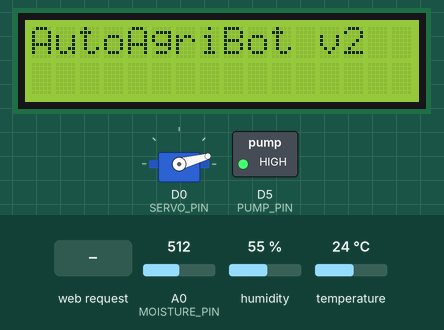
A sketch run on a simulated ESP8266 (NodeMCU). On the bench: servo, 16×2 character LCD, switched loads named in the sketch (green lamp = pin HIGH). Inputs (shaded band) come from the test bench; at power-on: A0 (MOISTURE_PIN) = 512, humidity 55 %, temperature 24 °C. WiFi joins after 1.5 s; servers stay silent unless stated; what the sketch prints to the serial monitor is not drawn.

Above: at 4.6 s.
9.8 s: HTTP request GET /sensordata received
At 10.4 s:
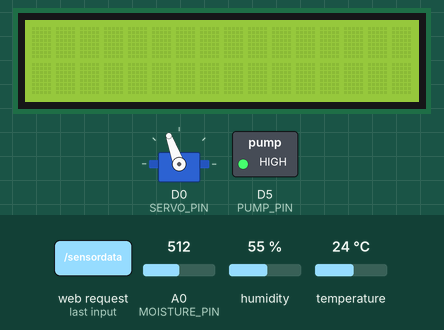
11.3 s: HTTP request GET /irrigate received
At 12.5 s:
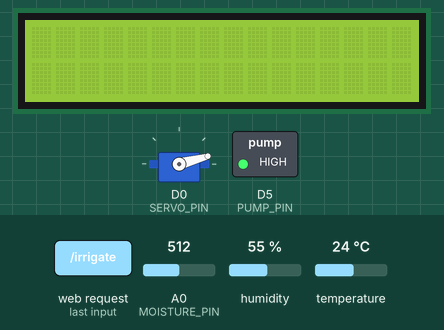
At 64.2 s:
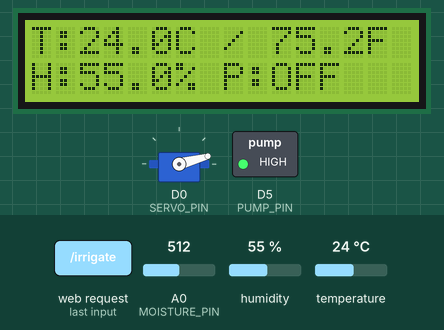
Timing chart, 0 to 64.5 s (numbered marks = the images above; inputs shaded):
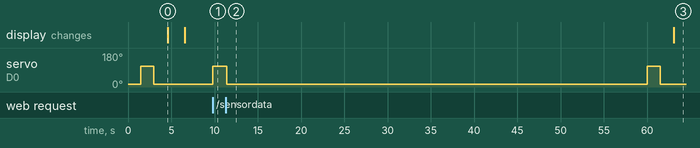

The sketch:

unit_2_sensor_server.ino
```cpp
#include <ESP8266WiFi.h>
#include <ThingSpeak.h>
#include <DHT.h>
#include <Wire.h>
#include <LiquidCrystal_I2C.h>
#include <Servo.h>

#define DHTPIN D7       // GPIO13 (D7) - DHT11
#define DHTTYPE DHT11
#define MOISTURE_PIN A0 // Analog pin for soil moisture
#define SERVO_PIN D0    // GPIO16 (D0) - Servo for moisture sensor
#define PUMP_PIN D5     // GPIO5 (D5) - Relay for water pump
#define MOISTURE_CHECK_INTERVAL 60000 // Check every 60s
#define IRRIGATION_DURATION 5000 // Irrigate for 5s
#define THINGSPEAK_INTERVAL 30000 // Send to ThingSpeak every 30s
#define MOISTURE_THRESHOLD 15.0 // Moisture threshold for irrigation (%)
#define TEMP_THRESHOLD 25.0     // Temperature threshold for irrigation (°C)
#define SERVO_DELAY 1500       // Servo settling delay (ms)

// WiFi and ThingSpeak settings
const char* ssid = "BOT-123";
const char* password = "12345123";
unsigned long myChannelNumber = 3123787;
const char* myWriteAPIKey = "5ZL8RKYCMPHTLSHQ";
WiFiServer server(80);
WiFiClient client;

DHT dht(DHTPIN, DHTTYPE);
LiquidCrystal_I2C lcd(0x27, 16, 2);
Servo moistureServo;
unsigned long lastSensorCheck = 0;
unsigned long lastThingSpeakUpdate = 0;
unsigned long pumpStartTime = 0;
bool pumpRunning = false;
bool servoAtReadingPosition = false; // Track servo position
float lastTemperatureC = 0;
float lastTemperatureF = 0;
float lastHumidity = 0;
float lastMoisture = -1;

void setup() {
  Serial.begin(115200);
  pinMode(MOISTURE_PIN, INPUT);
  pinMode(PUMP_PIN, OUTPUT);
  digitalWrite(PUMP_PIN, HIGH); // Relay OFF (active LOW)
  dht.begin();

  moistureServo.attach(SERVO_PIN, 500, 2400);
  Serial.println("Unit 2: Servo initialized");
  moistureServo.write(15); // Initial position
  servoAtReadingPosition = false;
  Serial.println("Unit 2: Servo set to 15 degrees (initial position)");
  delay(SERVO_DELAY);

  // Test servo movement
  Serial.println("Unit 2: Testing servo...");
  moistureServo.write(110);
  Serial.println("Unit 2: Servo test - moved to 110 degrees");
  delay(SERVO_DELAY);
  moistureServo.write(15);
  Serial.println("Unit 2: Servo test - returned to 15 degrees");
  delay(SERVO_DELAY);

  Wire.begin(); // Default I2C pins: SDA (GPIO4/D2), SCL (GPIO5/D1)
  lcd.init();
  lcd.backlight();
  lcd.clear();
  lcd.setCursor(0, 0);
  lcd.print("AutoAgriBot v2");
  delay(2000);
  lcd.clear();

  // Set static IP
  IPAddress local_IP(10, 138, 17, 246);
  IPAddress gateway(10, 138, 17, 1);
  IPAddress subnet(255, 255, 255, 0);
  WiFi.config(local_IP, gateway, subnet);

  WiFi.begin(ssid, password);
  while (WiFi.status() != WL_CONNECTED) {
    delay(1000);
    Serial.print(".");
  }
  Serial.println("\nUnit 2 WiFi connected: " + WiFi.localIP().toString());

  ThingSpeak.begin(client);
  server.begin();
  Serial.println("Unit 2: Server started on port 80");
  Serial.println("Ready to receive requests from Unit 1");
}

float readMoisture() {
  // Move servo to reading position if not already there
  if (!servoAtReadingPosition) {
    Serial.println("→ Moving servo to 110° for moisture reading");
    moistureServo.write(110);
    delay(SERVO_DELAY);
    servoAtReadingPosition = true;
  } else {
    Serial.println("→ Servo already at 110° (reading position)");
  }

  Serial.println("→ Reading moisture sensor...");
  int sensorValue = analogRead(MOISTURE_PIN);
  float moisturePercent = map(sensorValue, 1024, 830, 0, 24);
  if (moisturePercent > 24) moisturePercent = 24;
  if (moisturePercent < 0) moisturePercent = 0;
  moisturePercent = moisturePercent * (100.0 / 24); // Scale to 0-100%
  lastMoisture = moisturePercent;
  Serial.print("→ Moisture: "); Serial.print(moisturePercent); Serial.print("%");
  Serial.print(" (raw ADC: "); Serial.print(sensorValue); Serial.println(")");
  return moisturePercent;
}

void returnServoToInitial() {
  if (servoAtReadingPosition) {
    Serial.println("→ Returning servo to 15° (initial position)");
    moistureServo.write(15);
    delay(SERVO_DELAY);
    servoAtReadingPosition = false;
    Serial.println("→ Servo returned successfully");
  } else {
    Serial.println("→ Servo already at initial position");
  }
}

void updateLCD(float tempC, float tempF, float hum) {
  lcd.clear();
  lcd.setCursor(0, 0);
  lcd.print("T:");
  lcd.print(tempC, 1);
  lcd.print("C / ");
  lcd.print(tempF, 1);
  lcd.print("F");
  lcd.setCursor(0, 1);
  lcd.print("H:");
  lcd.print(hum, 1);
  lcd.print("% ");
  lcd.print(digitalRead(PUMP_PIN) == LOW ? "P:ON" : "P:OFF");
}

void uploadToThingSpeak(float temp, float hum, float moisture) {
  ThingSpeak.setField(1, temp);
  ThingSpeak.setField(2, hum);
  ThingSpeak.setField(3, moisture);

  int response = ThingSpeak.writeFields(myChannelNumber, myWriteAPIKey);
  if (response == 200) {
    Serial.println("✓ ThingSpeak upload successful");
  } else {
    Serial.println("✗ ThingSpeak upload failed (code: " + String(response) + ")");
  }
}

void activatePump() {
  Serial.println("═══ STARTING IRRIGATION ═══");
  digitalWrite(PUMP_PIN, LOW); // Relay ON (active LOW)
  updateLCD(lastTemperatureC, lastTemperatureF, lastHumidity);
  pumpStartTime = millis();
  pumpRunning = true;
}

void stopPump() {
  digitalWrite(PUMP_PIN, HIGH); // Relay OFF
  pumpRunning = false;
  Serial.println("═══ IRRIGATION STOPPED ═══");
  updateLCD(lastTemperatureC, lastTemperatureF, lastHumidity);
}

bool checkIrrigationCondition(float moisture, float temperatureC) {
  Serial.println("Checking irrigation conditions:");
  Serial.println("  • Moisture: " + String(moisture) + "% (need: < " + String(MOISTURE_THRESHOLD) + "%)");
  Serial.println("  • Temperature: " + String(temperatureC) + "°C (need: > " + String(TEMP_THRESHOLD) + "°C)");

  if (moisture < MOISTURE_THRESHOLD && temperatureC > TEMP_THRESHOLD) {
    Serial.println("  ✓ Both conditions met - activating pump");
    activatePump();
    return true;
  } else {
    Serial.println("  ✗ Conditions NOT met - no irrigation");
    if (moisture >= MOISTURE_THRESHOLD) {
      Serial.println("    Reason: Moisture sufficient");
    }
    if (temperatureC <= TEMP_THRESHOLD) {
      Serial.println("    Reason: Temperature too low");
    }
    return false;
  }
}

void loop() {
  // Handle client requests from Unit 1
  WiFiClient client = server.available();
  if (client) {
    Serial.println("\n╔═══════════════════════════════╗");
    Serial.println("║  Client Connected (Unit 1)   ║");
    Serial.println("╚═══════════════════════════════╝");

    unsigned long timeout = millis() + 5000;
    String request = "";

    // Read request
    while (client.connected() && millis() < timeout) {
      if (client.available()) {
        String line = client.readStringUntil('\r');
        if (line.indexOf("GET") != -1) {
          request = line;
          break;
        }
      }
      delay(10);
    }

    Serial.println("Request: " + request);

    // ============================================
    // ENDPOINT 1: /sensordata
    // Returns moisture and temperature
    // Moves servo to 110° and KEEPS it there
    // ============================================
    if (request.indexOf("/sensordata") != -1) {
      Serial.println("\n[Endpoint: /sensordata]");

      // Read moisture (moves servo to 110° if needed)
      float moisture = readMoisture();

      // Read temperature
      float temperatureC = dht.readTemperature();
      if (isnan(temperatureC)) {
        Serial.println("⚠ DHT sensor error, using cached value");
        temperatureC = lastTemperatureC;
      } else {
        Serial.println("→ Temperature: " + String(temperatureC) + "°C");
      }

      // Send response
      client.println("HTTP/1.1 200 OK");
      client.println("Content-Type: text/plain");
      client.println("Connection: close");
      client.println();
      client.println("MOISTURE:" + String(moisture));
      client.println("TEMP:" + String(temperatureC));

      Serial.println("✓ Sent sensor data to Unit 1");
      Serial.println("  MOISTURE: " + String(moisture) + "%");
      Serial.println("  TEMP: " + String(temperatureC) + "°C");
      Serial.println("⚠ Servo remains at 110° (waiting for /irrigate)");
    }

    // ============================================
    // ENDPOINT 2: /irrigate
    // Checks conditions and activates pump if needed
    // ALWAYS returns servo to 15° at the end
    // ============================================
    else if (request.indexOf("/irrigate") != -1) {
      Serial.println("\n[Endpoint: /irrigate]");

      // Get current temperature
      float temperatureC = dht.readTemperature();
      if (isnan(temperatureC)) {
        temperatureC = lastTemperatureC;
      }

      // Check if we have valid moisture data
      if (lastMoisture < 0) {
        Serial.println("⚠ No moisture data available, reading now...");
        lastMoisture = readMoisture();
      }

      // Check irrigation conditions
      bool irrigationActivated = checkIrrigationCondition(lastMoisture, temperatureC);

      if (irrigationActivated) {
        // Wait for pump to complete
        Serial.println("⏳ Waiting for pump cycle (" + String(IRRIGATION_DURATION) + "ms)...");
        unsigned long pumpWaitStart = millis();
        while (pumpRunning && (millis() - pumpStartTime) < IRRIGATION_DURATION) {
          delay(100);
          // Print progress every second
          if ((millis() - pumpWaitStart) % 1000 == 0) {
            unsigned long elapsed = millis() - pumpStartTime;
            Serial.println("  Pump running: " + String(elapsed) + "ms / " + String(IRRIGATION_DURATION) + "ms");
          }
        }
        stopPump();
      }

      // ALWAYS return servo to initial position
      returnServoToInitial();

      // Send response
      client.println("HTTP/1.1 200 OK");
      client.println("Content-Type: text/plain");
      client.println("Connection: close");
      client.println();
      client.println("Irrigation completed");

      Serial.println("✓ Sent completion response to Unit 1");
      if (irrigationActivated) {
        Serial.println("  Irrigation cycle: COMPLETED");
      } else {
        Serial.println("  Irrigation cycle: SKIPPED (conditions not met)");
      }
    }

    // Unknown endpoint
    else {
      Serial.println("✗ Unknown endpoint");
      client.println("HTTP/1.1 404 Not Found");
      client.println();
    }

    client.stop();
    Serial.println("╚═══════════════════════════════╝");
    Serial.println("Client Disconnected\n");
  }

  // ============================================
  // Handle pump timeout (safety mechanism)
  // ============================================
  if (pumpRunning && (millis() - pumpStartTime) >= IRRIGATION_DURATION) {
    Serial.println("⚠ Pump timeout reached (safety stop)");
    stopPump();
  }

  // ============================================
  // Periodic sensor reading (independent)
  // Only runs when servo is NOT being used by Unit 1
  // ============================================
  unsigned long currentMillis = millis();
  if (currentMillis - lastSensorCheck >= MOISTURE_CHECK_INTERVAL) {
    Serial.println("\n╔════════════════════════════════╗");
    Serial.println("║  Periodic Sensor Check        ║");
    Serial.println("╚════════════════════════════════╝");

    // Read DHT sensor
    float humidity = dht.readHumidity();
    float temperatureC = dht.readTemperature();
    float temperatureF = dht.readTemperature(true);

    // Read moisture only if servo is free (not being used by Unit 1)
    float moisture = lastMoisture;
    if (!servoAtReadingPosition && !pumpRunning) {
      Serial.println("Servo is free - reading moisture");
      moisture = readMoisture();
      returnServoToInitial(); // Return immediately after periodic check
    } else {
      Serial.println("Servo in use - skipping moisture reading");
      Serial.println("Using cached value: " + String(lastMoisture) + "%");
    }

    // Validate and update DHT readings
    if (!isnan(humidity) && !isnan(temperatureC) && !isnan(temperatureF)) {
      Serial.println("DHT Readings:");
      Serial.println("  • Temperature: " + String(temperatureC) + "°C / " + String(temperatureF) + "°F");
      Serial.println("  • Humidity: " + String(humidity) + "%");

      lastTemperatureC = temperatureC;
      lastTemperatureF = temperatureF;
      lastHumidity = humidity;
      updateLCD(temperatureC, temperatureF, humidity);

      // Autonomous irrigation check (only if not already irrigating)
      if (!servoAtReadingPosition && !pumpRunning && moisture >= 0) {
        Serial.println("\nAutonomous irrigation check:");
        checkIrrigationCondition(moisture, temperatureC);
      }
    } else {
      Serial.println("✗ DHT Sensor Error!");
      lcd.clear();
      lcd.setCursor(0, 0);
      lcd.print("Sensor Error!");
    }

    // Upload to ThingSpeak
    if (currentMillis - lastThingSpeakUpdate >= THINGSPEAK_INTERVAL) {
      Serial.println("\nUploading to ThingSpeak...");
      uploadToThingSpeak(lastTemperatureC, lastHumidity, moisture);
      lastThingSpeakUpdate = currentMillis;
    }

    lastSensorCheck = currentMillis;
    Serial.println("╚════════════════════════════════╝\n");
  }
}
```

Measured:
- after the input at 9.8 s, servo on D0 (SERVO_PIN): 15° → 110° at once
- after the input at 11.3 s, servo on D0 (SERVO_PIN): 110° → 15° after 0.12 s, → 110° 48.6 s later, → 15° 1.5 s later
- what the display in image 0 shows lasts 2.0 s, from 4.6 s to 6.6 s
